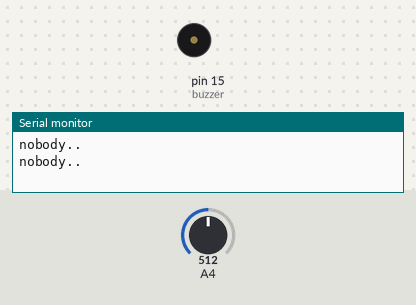
This sketch was run on a simulated Arduino Mega 2560, built with avr-gcc and run on an emulated ATmega2560. Parts: buzzer (waves = sounding, pin HIGH), the last lines printed to the serial monitor. Inputs (shaded band) come from the test bench; at power-on: A4 = 512.

Above: at 1.8 s.
1.9 s: A4 set to 987
3.4 s: A4 set to 1016
At 5.2 s:
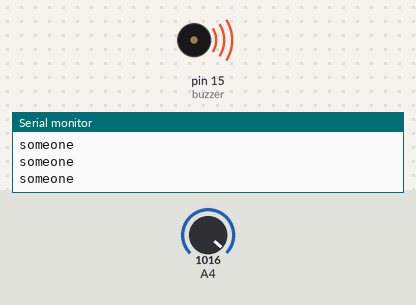
5.5 s: A4 set to 990
At 6.4 s:
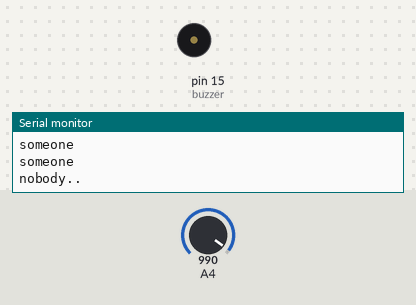
Timing chart, 0 to 8.5 s (numbered marks = the images above; inputs shaded):
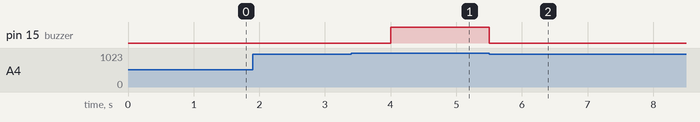

Measured:
- the behaviour switches between 1000 and 1001 on A4 (found by bisection; images 0 and 1)
- after the input at 3.4 s, pin 15 (buzzer): LOW → HIGH after 0.60 s
- after the input at 5.5 s, pin 15 (buzzer): HIGH → LOW at once

The sketch:

body.ino
```cpp
#define body_sensor 36
#define buzzer 15

int body_detected = 0;

void setup() {
  Serial.begin(115200);

  pinMode(buzzer,OUTPUT);
  digitalWrite(buzzer, HIGH);

 // pinMode(body_sensor,INPUT);
}

void loop(){
  body_detected = analogRead(body_sensor);
  if (body_detected > 1000){
    Serial.println("someone");
    digitalWrite(buzzer, HIGH);

  }
  else{
    Serial.println("nobody..");
    digitalWrite(buzzer, LOW);
    delay(1000);
  }
}
```
